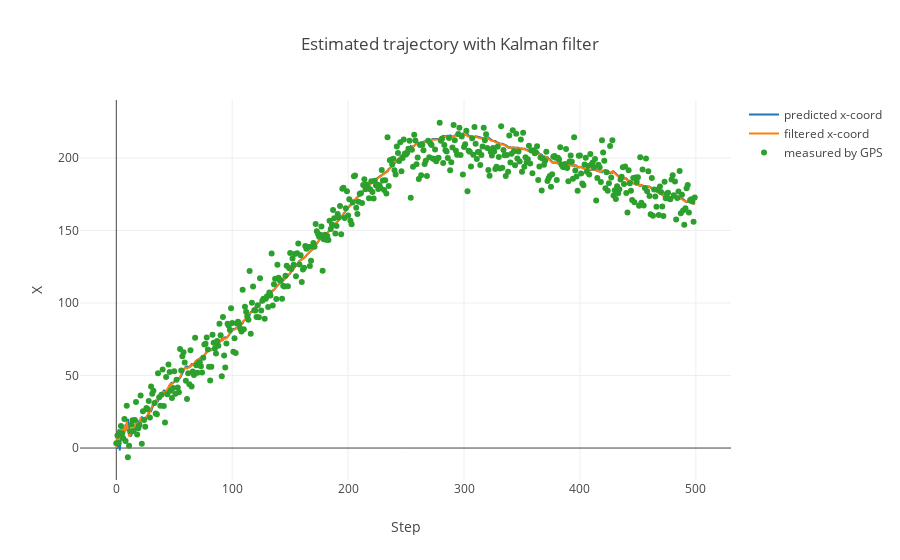

Notebook cell for this chart:
### Code cell
data = [
    go.Scatter(
        y = X[:, 0],
        name='predicted x-coord',
    ),
    go.Scatter(
        y = X_[:, 0],
        name='filtered x-coord',
    ),
    go.Scatter(
        y = msr_x,
        name='measured by GPS',
        mode='markers'
    ),
]

layout= go.Layout(
    title= 'Estimated trajectory with Kalman filter',
    xaxis= dict(
        title= 'Step',
    ),
    yaxis=dict(
        title= 'X',
    ),
    showlegend= True
)
fig= go.Figure(data=data, layout=layout)
iplot(fig)

### Figure 1 — Plotly figure (JSON) as saved in the notebook; plotly's stock layout.template omitted (floating-point values rounded to 4 significant figures; data arrays with more than 128 entries replaced by an {"elided": "..."} marker saying what was removed)
{"data": [{"name": "predicted x-coord", "type": "scatter", "uid": "ec433b7a-d882-11e8-9ff8-784f43690045", "y": {"elided": "500 float values"}}, {"name": "filtered x-coord", "type": "scatter", "uid": "ec433e2e-d882-11e8-9d72-784f43690045", "y": {"elided": "500 float values"}}, {"mode": "markers", "name": "measured by GPS", "type": "scatter", "uid": "ec433fd1-d882-11e8-954a-784f43690045", "y": {"elided": "500 float values"}}], "layout": {"showlegend": true, "title": "Estimated trajectory with Kalman filter", "xaxis": {"title": "Step"}, "yaxis": {"title": "X"}}}
